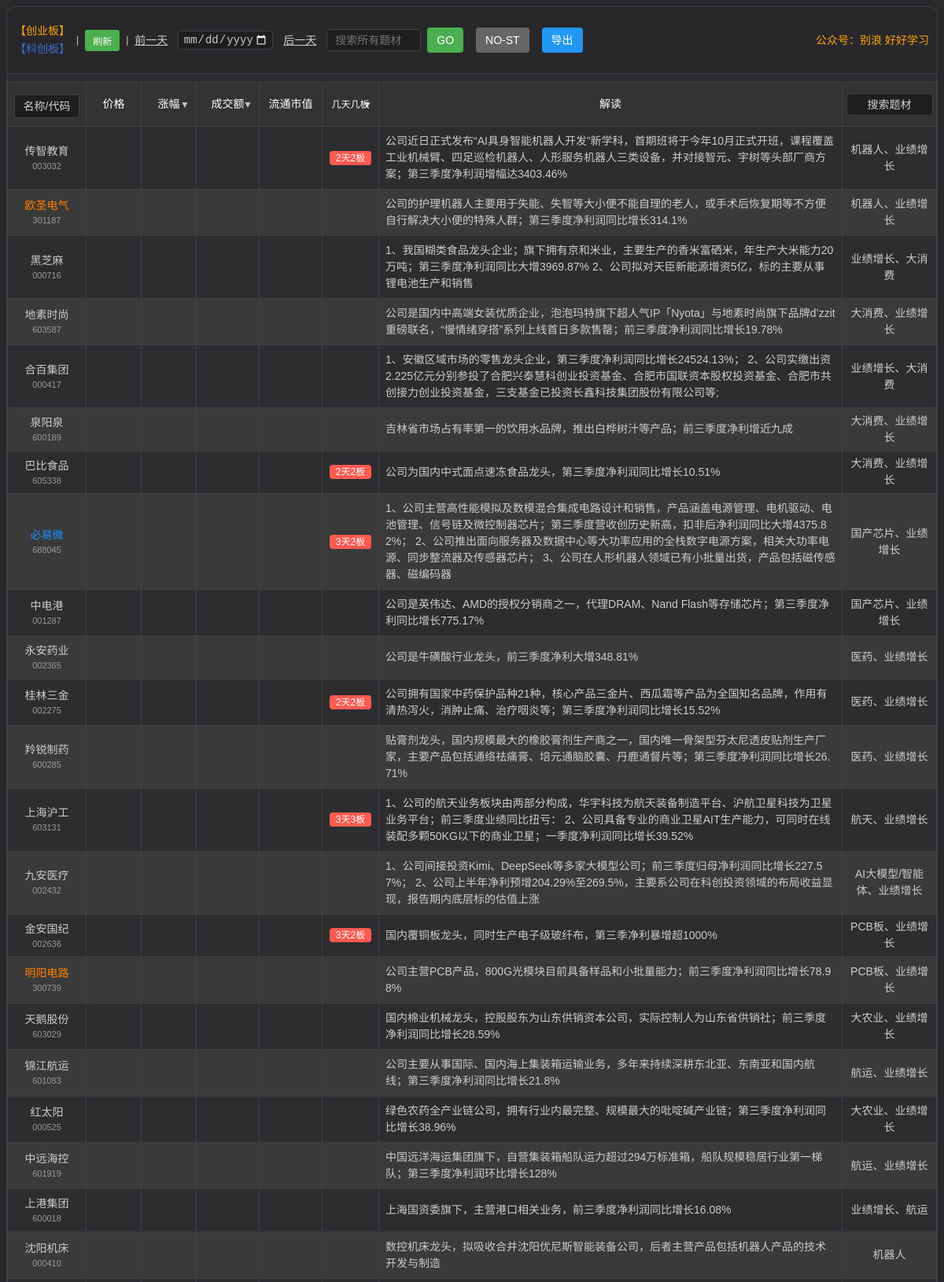
The page / (upper part) on the database its author committed.
### tables this page shows
CREATE TABLE stock_20261030 (
            id INTEGER PRIMARY KEY AUTOINCREMENT,
            code TEXT NOT NULL,
            name TEXT NOT NULL,
            description TEXT,
            plates TEXT,
            m_days_n_boards TEXT,
            date TEXT NOT NULL,
            price REAL DEFAULT 0,
            change_percentage REAL DEFAULT 0,
            amount REAL DEFAULT 0,
            value REAL DEFAULT 0
        );

### app.py (the view)
@app.route('/')
def index():
    latest_data = db.get_latest_day_data()
    message = session.pop('message', None)
    return render_template('index.html', stocks=latest_data, search_mode=False, message=message)

### templates/index.html (shortened to what this page needs)
<!DOCTYPE html>
<html lang="zh-CN">
<head>
    <link rel="stylesheet" href="/static/css/styles.css">
</head>
<body>
    <div class="container">
        <div class="table-container">
            <div class="header-container">
                <div class="date-selector">
                    <span class="market-label">
                        <span style="color: orange;">【创业板】</span> <span style="color: rgba(60, 127, 250, 0.781);">【科创板】</span>
                    </span>
                    <span style="color: var(--text-color);"> | </span>
                    <button onclick="location.reload()" class="refresh-button" title="刷新页面">
                    刷新
                </button>
                    <span style="color: var(--text-color);"> | </span>
                    <a href="javascript:void(0)" onclick="changeDate(-1)" style="color: var(--text-color); text-decoration: underline; font-size: 14px; margin-right: 5px; display: inline-block; line-height: 24px;">前一天</a>
                    <input type="date" id="dateFilter" placeholder="选择日期" onchange="filterByDate(this.value)" class="filter-input" style="margin: 0; padding: 2px 5px; display: inline-block; width: auto; max-width: 130px; vertical-align: middle;">
                    <a href="javascript:void(0)" onclick="changeDate(1)" style="color: var(--text-color); text-decoration: underline; font-size: 14px; margin-left: 5px; display: inline-block; line-height: 24px;">后一天</a>
                    <div class="plate-search-container-inline">
                        <input type="text" id="plateSearchInput" placeholder="搜索所有题材" class="plate-search-input-inline">
                        <button onclick="searchPlate()" class="plate-search-button-inline">GO</button>
                        <button id="noStButton" onclick="toggleNoStFilter()" class="no-st-button" type="button">NO-ST</button>
                        <button onclick="exportStockCodes()" class="export-button" type="button">导出</button>
                    </div>
                    <div style="margin-left: auto; color: orange !important; font-size: 14px;">
                        公众号：别浪 好好学习
                    </div>
                </div>
            </div>
            <table>
                <thead>
                    <tr>
                        <th width="120px">
                            <div class="search-wrapper">
                                <input
                                    type="text"
                                    id="searchInput"
                                    placeholder="名称/代码"
                                    class="search-input"
                                    oninput="showSuggestions(this.value)"
                                >
                            </div>
                        </th>
                        <th>价格</th>
                        <th class="sortable" onclick="sortByChangePercentage()">涨幅</th>
                        <th class="sortable" onclick="sortByAmount()">成交额</th>
                        <th>流通市值</th>
                        <th class="sortable" onclick="sortByDaysBoards()">几天几板</th>
                        <th>解读</th>
                        <th class="plate-column" style="width: 120px !important; min-width: 120px !important; max-width: 120px !important; padding: 4px !important;">
                            <input type="text" id="plateFilter" placeholder="搜索题材" oninput="filterByPlate(this.value)" class="filter-input">
                        </th>
                    </tr>
                </thead>
                <tbody id="stockTableBody">
                    {% if stocks %}
                        {% for stock in stocks %}
                            <tr onclick="linkToTongDaXin('{{ stock.code_part }}')" style="cursor: pointer;">
                                <td class="stock-name-link{% if stock.code_part.startswith('688') %} blue-text{% elif stock.code_part.startswith('3') or stock.code_part.startswith('68') %} orange-text{% endif %}"><div class="sn-name">{{ stock.name }}</div><div class="sn-code" style="font-size:11px;color:#999;">{{ stock.code_part }}</div></td>
                                <td class="price"></td>
                                <td class="change-percentage"></td>
                                <td class="amount"></td>
                                <td class="value"></td>
                                <td>{% if stock.m_days_n_boards %}
                                    <span class="days-boards-tag">{{ stock.m_days_n_boards }}</span>
                                {% else %}{{ stock.m_days_n_boards }}{% endif %}</td>
                                <td>{{ stock.description }}</td>
                                <td class="plate-column">{{ stock.plates }}</td>
                            </tr>
                        {% endfor %}
                    {% else %}
                        <tr>
                            <td colspan="10" class="no-data">暂无股票数据，请点击"抓取股票数据"按钮获取数据</td>
                        </tr>
                    {% endif %}
                </tbody>
            </table>
        </div>
    </div>
</body>
</html>

### rows shown on the page
stock_20261030: name "传智教育", code_part "003032", m_days_n_boards "2天2板", description "公司近日正式发布“AI具身智能机器人开发”新学科，首期班将于今年10月正式开班，课程覆盖工业机械臂、四足巡检机器人、人形服务机器人三类设备，并对接智元、宇树等头部厂商方案；第三季度净利润增幅达3403.46%", plates "机器人、业绩增长"
stock_20261030: name "欧圣电气", code_part "301187", description "公司的护理机器人主要用于失能、失智等大小便不能自理的老人，或手术后恢复期等不方便自行解决大小便的特殊人群；第三季度净利润同比增长314.1%", plates "机器人、业绩增长"
stock_20261030: name "黑芝麻", code_part "000716", description "1、我国糊类食品龙头企业；旗下拥有京和米业，主要生产的香米富硒米，年生产大米能力20万吨；第三季度净利润同比大增3969.87% 2、公司拟对天臣新能源增资5亿，标的主要从事锂电池生产和销售", plates "业绩增长、大消费"
stock_20261030: name "地素时尚", code_part "603587", description "公司是国内中高端女装优质企业，泡泡玛特旗下超人气IP「Nyota」与地素时尚旗下品牌d’zzit重磅联名，“慢情绪穿搭”系列上线首日多款售罄；前三季度净利润同比增长19.78%", plates "大消费、业绩增长"
stock_20261030: name "合百集团", code_part "000417", description "1、安徽区域市场的零售龙头企业，第三季度净利润同比增长24524.13%； 2、公司实缴出资2.225亿元分别参投了合肥兴泰慧科创业投资基金、合肥市国联资本股权投资基金、合肥市共创接力创业投资基金，三支基金已投资长鑫科技集团股份有限公司等;", plates "业绩增长、大消费"
stock_20261030: name "泉阳泉", code_part "600189", description "吉林省市场占有率第一的饮用水品牌，推出白桦树汁等产品；前三季度净利增近九成", plates "大消费、业绩增长"
stock_20261030: name "巴比食品", code_part "605338", m_days_n_boards "2天2板", description "公司为国内中式面点速冻食品龙头，第三季度净利润同比增长10.51%", plates "大消费、业绩增长"
stock_20261030: name "必易微", code_part "688045", m_days_n_boards "3天2板", description "1、公司主营高性能模拟及数模混合集成电路设计和销售，产品涵盖电源管理、电机驱动、电池管理、信号链及微控制器芯片；第三季度营收创历史新高，扣非后净利润同比大增4375.82%； 2、公司推出面向服务器及数据中心等大功率应用的全栈数字电源方案，相关大功率电源、同步整流器及传感器芯片； 3、公司在人形机器人领域已有小批量出货，产品包括磁传感器、磁编码器", plates "国产芯片、业绩增长"
stock_20261030: name "中电港", code_part "001287", description "公司是英伟达、AMD的授权分销商之一，代理DRAM、Nand Flash等存储芯片；第三季度净利同比增长775.17%", plates "国产芯片、业绩增长"
stock_20261030: name "永安药业", code_part "002365", description "公司是牛磺酸行业龙头，前三季度净利大增348.81%", plates "医药、业绩增长"
stock_20261030: name "桂林三金", code_part "002275", m_days_n_boards "2天2板", description "公司拥有国家中药保护品种21种，核心产品三金片、西瓜霜等产品为全国知名品牌，作用有清热泻火，消肿止痛、治疗咽炎等；第三季度净利润同比增长15.52%", plates "医药、业绩增长"
stock_20261030: name "羚锐制药", code_part "600285", description "贴膏剂龙头，国内规模最大的橡胶膏剂生产商之一，国内唯一骨架型芬太尼透皮贴剂生产厂家，主要产品包括通络祛痛膏、培元通脑胶囊、丹鹿通督片等；第三季度净利润同比增长26.71%", plates "医药、业绩增长"
stock_20261030: name "上海沪工", code_part "603131", m_days_n_boards "3天3板", description "1、公司的航天业务板块由两部分构成，华宇科技为航天装备制造平台、沪航卫星科技为卫星业务平台；前三季度业绩同比扭亏： 2、公司具备专业的商业卫星AIT生产能力，可同时在线装配多颗50KG以下的商业卫星；一季度净利润同比增长39.52%", plates "航天、业绩增长"
stock_20261030: name "九安医疗", code_part "002432", description "1、公司间接投资Kimi、DeepSeek等多家大模型公司；前三季度归母净利润同比增长227.57%； 2、公司上半年净利预增204.29%至269.5%，主要系公司在科创投资领域的布局收益显现，报告期内底层标的估值上涨", plates "AI大模型/智能体、业绩增长"
stock_20261030: name "金安国纪", code_part "002636", m_days_n_boards "3天2板", description "国内覆铜板龙头，同时生产电子级玻纤布，第三季净利暴增超1000%", plates "PCB板、业绩增长"
stock_20261030: name "明阳电路", code_part "300739", description "公司主营PCB产品，800G光模块目前具备样品和小批量能力；前三季度净利润同比增长78.98%", plates "PCB板、业绩增长"
stock_20261030: name "天鹅股份", code_part "603029", description "国内棉业机械龙头，控股股东为山东供销资本公司，实际控制人为山东省供销社；前三季度净利润同比增长28.59%", plates "大农业、业绩增长"
stock_20261030: name "锦江航运", code_part "601083", description "公司主要从事国际、国内海上集装箱运输业务，多年来持续深耕东北亚、东南亚和国内航线；第三季度净利润同比增长21.8%", plates "航运、业绩增长"
stock_20261030: name "红太阳", code_part "000525", description "绿色农药全产业链公司，拥有行业内最完整、规模最大的吡啶碱产业链；第三季度净利润同比增长38.96%", plates "大农业、业绩增长"
stock_20261030: name "中远海控", code_part "601919", description "中国远洋海运集团旗下，自营集装箱船队运力超过294万标准箱，船队规模稳居行业第一梯队；第三季度净利润环比增长128%", plates "航运、业绩增长"
stock_20261030: name "上港集团", code_part "600018", description "上海国资委旗下，主营港口相关业务，前三季度净利润同比增长16.08%", plates "业绩增长、航运"
stock_20261030: name "沈阳机床", code_part "000410", description "数控机床龙头，拟吸收合并沈阳优尼斯智能装备公司，后者主营产品包括机器人产品的技术开发与制造", plates "机器人"
